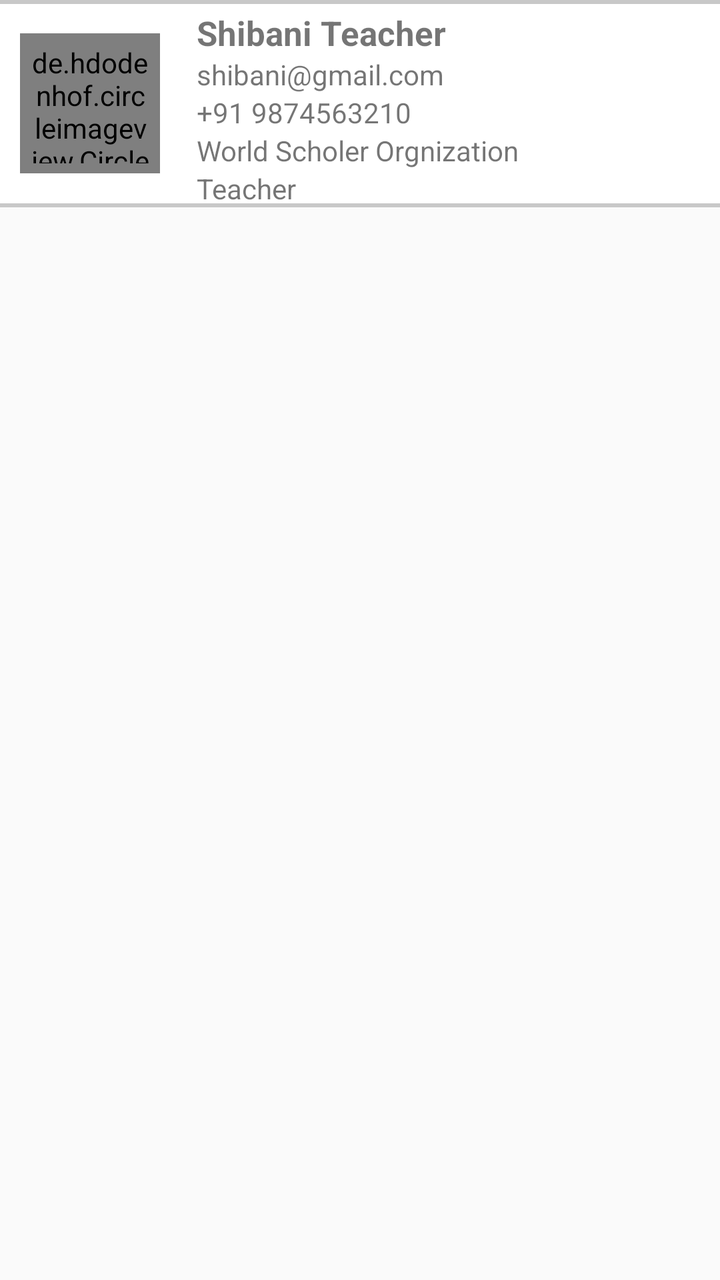
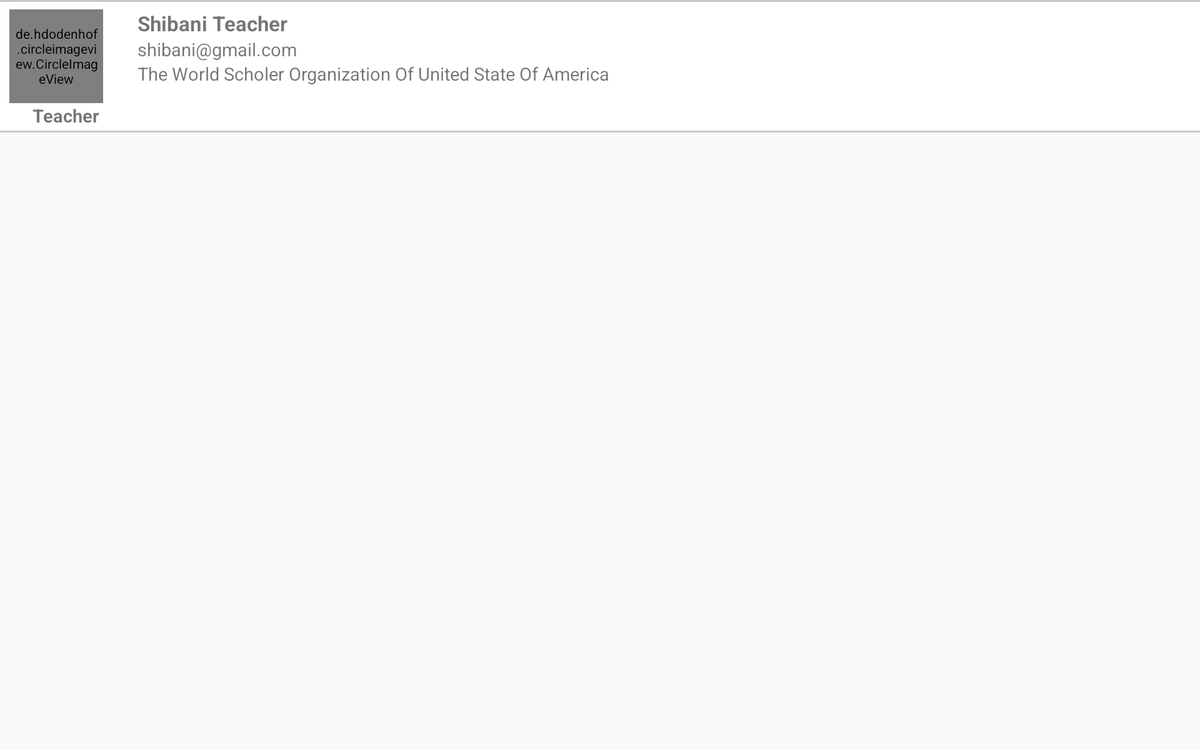

Two renders of one Android screen. The first uses the default layout on a phone; the second uses the alternative layout the repository ships for a different screen configuration, on a matching device. The two XML files are below.
<!-- AndroidManifest.xml: application theme AppTheme -->
<!-- res/layout/activity_user_profile.xml -->
<?xml version="1.0" encoding="utf-8"?>
<LinearLayout xmlns:android="http://schemas.android.com/apk/res/android"
    xmlns:app="http://schemas.android.com/apk/res-auto"
    xmlns:tools="http://schemas.android.com/tools"
    android:layout_width="match_parent"
    android:layout_height="match_parent"
    android:orientation="vertical"
    tools:context=".activities.UserProfileActivity">

    <LinearLayout
        android:id="@+id/linearLayoutUserInfo"
        android:layout_width="match_parent"
        android:layout_height="wrap_content"
        android:background="@drawable/edit_text_background"
        android:orientation="horizontal"
        android:weightSum="3">

        <LinearLayout
            android:layout_width="wrap_content"
            android:layout_height="match_parent"
            android:layout_weight="0.1">

            <de.hdodenhof.circleimageview.CircleImageView
                android:id="@+id/imgProfile"
                android:layout_width="70dp"
                android:layout_height="70dp"
                android:layout_gravity="center_vertical"
                android:layout_margin="10dp"
                android:padding="5dp"
                android:src="@drawable/ic_launcher_background" />
        </LinearLayout>

        <LinearLayout
            android:layout_width="wrap_content"
            android:layout_height="match_parent"
            android:layout_weight="2.8"
            android:gravity="center_vertical"
            android:orientation="vertical"
            android:paddingTop="5dp">

            <TextView
                android:id="@+id/textViewUserName"
                android:layout_width="match_parent"
                android:layout_height="wrap_content"
                android:layout_marginLeft="5dp"
                android:text="Shibani Teacher"
                android:textSize="17dp"
                android:textStyle="bold" />

            <TextView
                android:id="@+id/textViewEmail"
                android:layout_width="match_parent"
                android:layout_height="wrap_content"
                android:layout_marginLeft="5dp"
                android:text="shibani@gmail.com"
                android:textSize="14dp" />

            <TextView
                android:id="@+id/textViewMobileNo"
                android:layout_width="match_parent"
                android:layout_height="wrap_content"
                android:layout_marginLeft="5dp"
                android:text="+91 9874563210"
                android:textSize="14dp" />

            <TextView
                android:id="@+id/textViewOrgnization"
                android:layout_width="match_parent"
                android:layout_height="wrap_content"
                android:layout_marginLeft="5dp"
                android:text="World Scholer Orgnization"
                android:textSize="14dp" />

            <TextView
                android:id="@+id/textViewType"
                android:layout_width="match_parent"
                android:layout_height="wrap_content"
                android:layout_marginLeft="5dp"
                android:text="Teacher"
                android:textSize="14dp" />
        </LinearLayout>

        <RelativeLayout
            android:id="@+id/updatePhotoLayout"
            android:layout_width="wrap_content"
            android:layout_height="match_parent"
            android:layout_weight="0.1"
            android:orientation="horizontal">

            <ImageView
                android:layout_width="wrap_content"
                android:layout_height="wrap_content"
                android:layout_alignParentLeft="true"
                android:layout_centerInParent="true"
                app:srcCompat="@drawable/ic_keyboard_arrow_right_black_24dp" />

        </RelativeLayout>

    </LinearLayout>

    <ListView
        android:id="@+id/userOptionList"
        android:layout_width="match_parent"
        android:layout_height="match_parent" />

</LinearLayout>
<!-- resources referenced by this layout -->
<resources>
  <!-- drawable edit_text_background (drawable) -->
  <?xml version="1.0" encoding="utf-8"?>
  <layer-list xmlns:android="http://schemas.android.com/apk/res/android">
      <item>
          <shape android:shape="rectangle">
              <solid android:color="#CABBBBBB"/>
              <corners android:radius="0dp" />
          </shape>
      </item>
  
      <item
          android:left="0dp"
          android:right="0dp"
          android:top="2dp"
          android:bottom="2dp">
          <shape android:shape="rectangle">
              <solid android:color="@android:color/white"/>
              <corners android:radius="0dp" />
          </shape>
      </item>
  </layer-list>
  <style name="AppTheme" parent="Base.Theme.AppCompat.Light.DarkActionBar">
          
          <item name="coordinatorLayoutStyle">@style/Widget.Support.CoordinatorLayout</item>
          <item name="colorPrimary">@color/colorPrimary</item>
          <item name="colorPrimaryDark">@color/colorPrimary</item>
          <item name="colorAccent">@color/colorPrimary</item>
  
         
          <item name="floatingActionButtonStyle">@style/Widget.Design.FloatingActionButton</item>
          <item name="textInputStyle">@style/Widget.Design.TextInputLayout</item>
      </style>
  <color name="colorPrimary">#47a54b</color>
</resources>
<!-- res/layout-xlarge-land/activity_user_profile.xml (the author's variant of the layout above) -->
<!-- drawn on a large tablet held sideways -->
<?xml version="1.0" encoding="utf-8"?>
<LinearLayout xmlns:android="http://schemas.android.com/apk/res/android"
    xmlns:app="http://schemas.android.com/apk/res-auto"
    xmlns:tools="http://schemas.android.com/tools"
    android:layout_width="match_parent"
    android:layout_height="match_parent"
    android:orientation="vertical"
    tools:context=".activities.UserProfileActivity">

    <LinearLayout
        android:id="@+id/linearLayoutUserInfo"
        android:layout_width="match_parent"
        android:layout_height="wrap_content"
        android:background="@drawable/edit_text_background"
        android:orientation="horizontal"
        android:weightSum="3">

        <LinearLayout
            android:layout_width="wrap_content"
            android:layout_height="match_parent"
            android:layout_weight="0.1"
            android:orientation="vertical">

            <de.hdodenhof.circleimageview.CircleImageView
                android:id="@+id/imgProfile"
                android:layout_width="100dp"
                android:layout_height="100dp"
                android:layout_gravity="center_vertical"
                android:layout_marginTop="10dp"
                android:layout_marginLeft="10dp"
                android:layout_marginRight="10dp"
                android:padding="5dp"
                android:src="@drawable/ic_launcher_background" />

            <TextView
                android:id="@+id/textViewType"
                android:layout_width="wrap_content"
                android:layout_height="wrap_content"
                android:layout_gravity="center"
                android:layout_marginBottom="5dp"
                android:text="Teacher"
                android:textStyle="bold"
                android:textSize="19dp" />

        </LinearLayout>

        <LinearLayout
            android:layout_width="wrap_content"
            android:layout_height="match_parent"
            android:layout_weight="2.8"
            android:gravity="top"
            android:orientation="vertical"
            android:paddingBottom="10dp"
            android:paddingTop="10dp">

            <TextView
                android:id="@+id/textViewUserName"
                android:layout_width="match_parent"
                android:layout_height="wrap_content"
                android:layout_marginLeft="5dp"
                android:text="Shibani Teacher"
                android:textSize="22dp"
                android:textStyle="bold" />

            <TextView
                android:id="@+id/textViewEmail"
                android:layout_width="match_parent"
                android:layout_height="wrap_content"
                android:layout_marginLeft="5dp"
                android:text="shibani@gmail.com"
                android:textSize="19dp" />

            <TextView
                android:id="@+id/textViewMobileNo"
                android:layout_width="match_parent"
                android:layout_height="wrap_content"
                android:layout_marginLeft="5dp"
                android:text=""
                android:textSize="19dp"
                android:visibility="gone" />

            <TextView
                android:id="@+id/textViewOrgnization"
                android:layout_width="match_parent"
                android:layout_height="wrap_content"
                android:layout_marginLeft="5dp"
                android:text="The World Scholer Organization Of United State Of America"
                android:textSize="19dp" />


        </LinearLayout>

        <RelativeLayout
            android:id="@+id/updatePhotoLayout"
            android:layout_width="wrap_content"
            android:layout_height="match_parent"
            android:layout_weight="0.1"
            android:orientation="horizontal">

            <ImageView
                android:layout_width="wrap_content"
                android:layout_height="wrap_content"
                android:layout_alignParentLeft="true"
                android:layout_centerInParent="true"
                app:srcCompat="@drawable/ic_keyboard_arrow_right_black_24dp" />

        </RelativeLayout>

    </LinearLayout>

    <ListView
        android:id="@+id/userOptionList"
        android:layout_width="match_parent"
        android:layout_height="match_parent" />

</LinearLayout>
